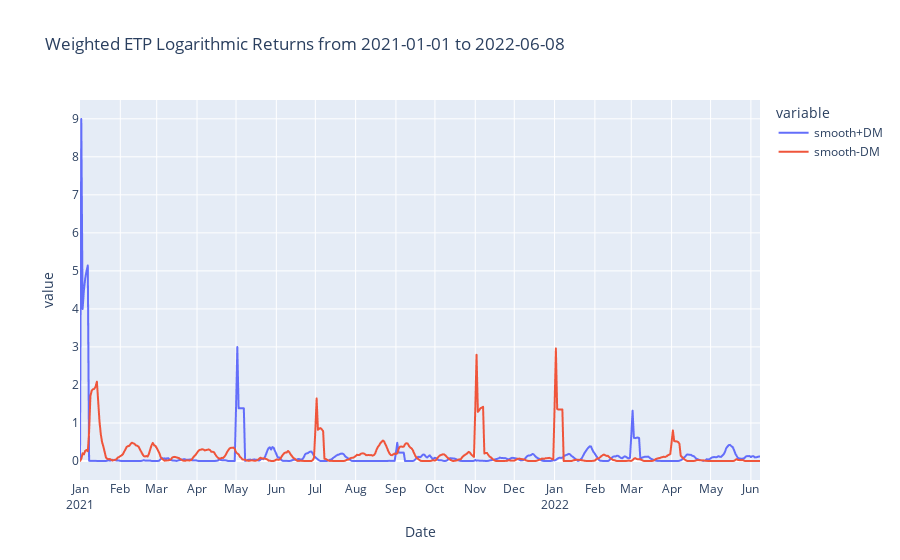

This figure's notebook cell:
### Markdown cell above
### Plot Smooth+DI and Smooth-DI

### Code cell
''' To plot the data transform back to coind ids to be individual columns '''
plot_adx_df = adx_df.loc[adx_df['ID']=='solana']
plot_adx_df.sort_values(by=['Date'], inplace = True)

_min_date = plot_adx_df["Date"].min()
_max_date = plot_adx_df["Date"].max()
_title = "Weighted ETP Logarithmic Returns from "+str(_min_date)+" to "+str(_max_date)
fig = px.line(plot_adx_df, x="Date", y=['smooth+DM','smooth-DM'],
#               color='red',
              hover_data={"Date": "|%B %d, %Y", "ID": True,},
              title=_title,)

fig.update_xaxes(
    dtick="M1",
    tickformat="%b\n%Y")
fig.show()

### Figure 1 — Plotly figure (JSON) as saved in the notebook; plotly's stock layout.template omitted (floating-point values rounded to 4 significant figures; data arrays with more than 128 entries replaced by an {"elided": "..."} marker saying what was removed)
{"data": [{"customdata": {"elided": "524x1 str values"}, "hovertemplate": "variable=smooth+DM<br>Date=%{x|%B %d, %Y}<br>value=%{y}<br>ID=%{customdata[0]}<extra></extra>", "legendgroup": "smooth+DM", "line": {"color": "#636efa", "dash": "solid"}, "marker": {"symbol": "circle"}, "mode": "lines", "name": "smooth+DM", "showlegend": true, "type": "scattergl", "x": {"elided": "524 str values"}, "xaxis": "x", "y": {"elided": "524 float values"}, "yaxis": "y"}, {"customdata": {"elided": "524x1 str values"}, "hovertemplate": "variable=smooth-DM<br>Date=%{x|%B %d, %Y}<br>value=%{y}<br>ID=%{customdata[0]}<extra></extra>", "legendgroup": "smooth-DM", "line": {"color": "#EF553B", "dash": "solid"}, "marker": {"symbol": "circle"}, "mode": "lines", "name": "smooth-DM", "showlegend": true, "type": "scattergl", "x": {"elided": "524 str values"}, "xaxis": "x", "y": {"elided": "524 float values"}, "yaxis": "y"}], "layout": {"legend": {"title": {"text": "variable"}, "tracegroupgap": 0}, "title": {"text": "Weighted ETP Logarithmic Returns from 2021-01-01 to 2022-06-08"}, "xaxis": {"anchor": "y", "domain": [0, 1], "dtick": "M1", "tickformat": "%b\n%Y", "title": {"text": "Date"}}, "yaxis": {"anchor": "x", "domain": [0, 1], "title": {"text": "value"}}}}
